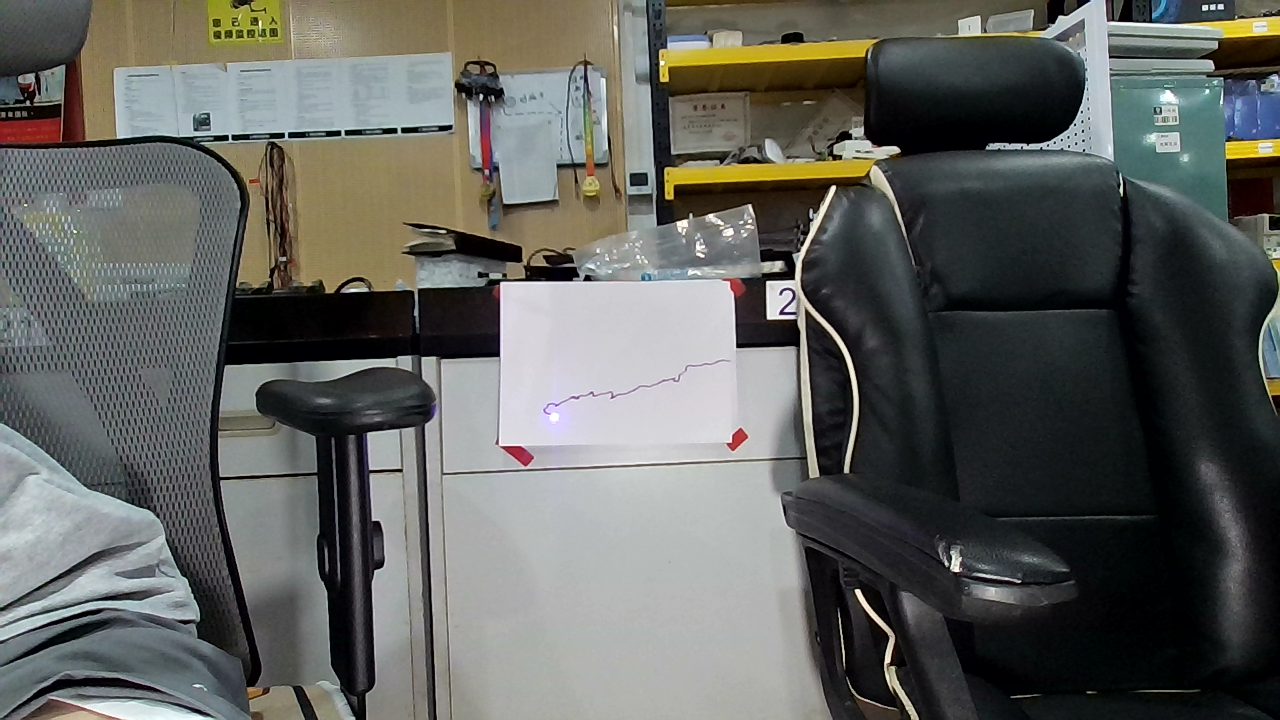
#> input picture opencv/photo_1753685422.png, 1280 x 720 px, given in place of the camera
$ python project1_1.py
#> lines starting #> are read from the running program, lines starting #| are printed output that depends on the picture; after the words box and inside, x2 and y2 are one past the last pixel; in counts of white or black regions, pixels touching at a corner belong together
import cv2
import numpy as np

def is_circle(contour, threshold=0.8):
    area = cv2.contourArea(contour)
    perimeter = cv2.arcLength(contour, True)
    if perimeter == 0:
        return False
    circularity = 4 * np.pi * area / (perimeter * perimeter)
    return circularity > threshold

def main():
    cap = cv2.VideoCapture(0)
    if not cap.isOpened():
        print("摄像头打开失败！")
        return

    while True:
        ret, frame = cap.read()
#> frame is the input picture: shape (720, 1280, 3); mean B, G, R 93.8, 97.9, 96.5
        if not ret:
            print("读取画面失败")
            break

        gray = cv2.cvtColor(frame, cv2.COLOR_BGR2GRAY)
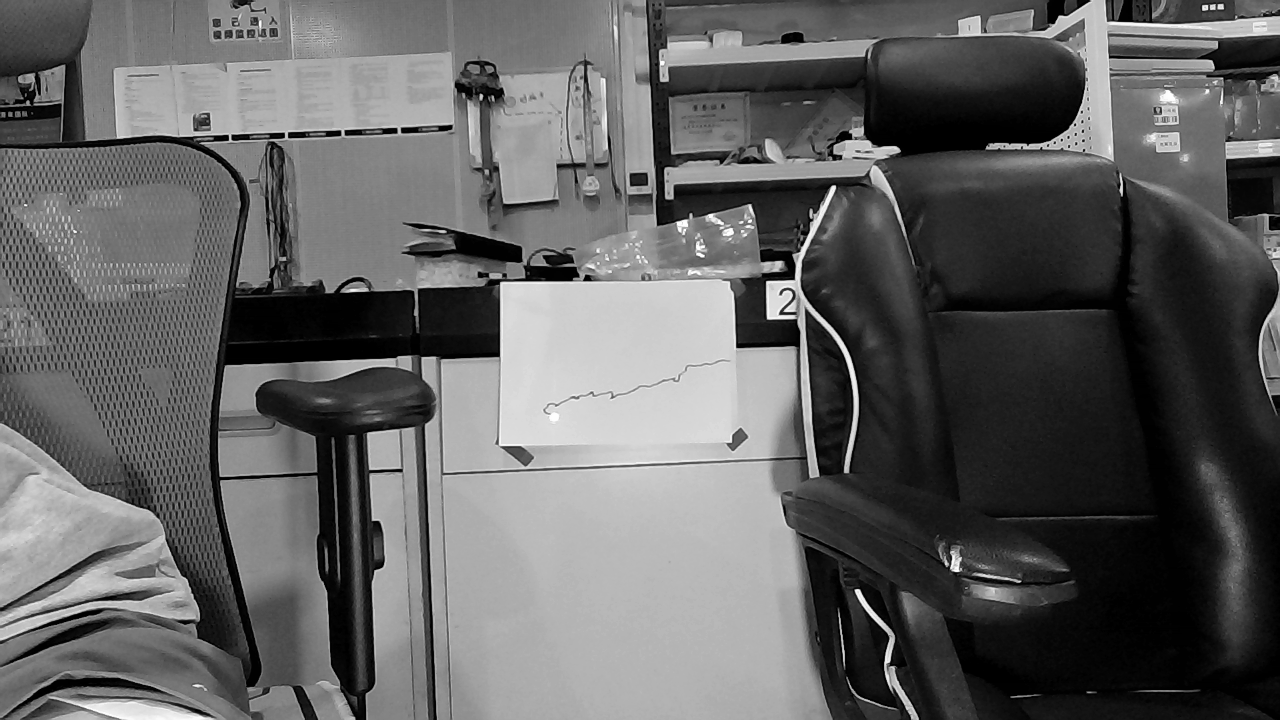
#> gray: shape (720, 1280); min 0, max 255, mean 97
        _, thresh = cv2.threshold(gray, 180, 255, cv2.THRESH_BINARY)
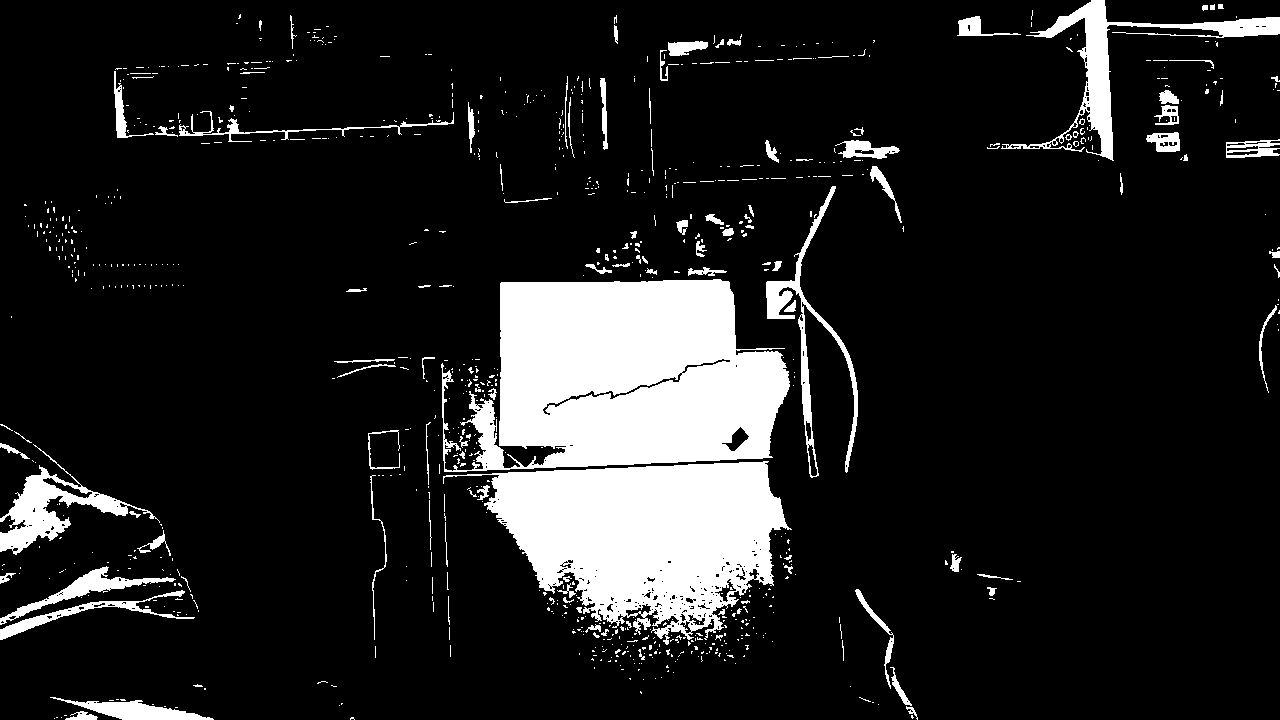
#> thresh: shape (720, 1280); 12.7% white; 887 white regions (770 under 20 px), largest, box (x1, y1, x2, y2) and area: (441, 279, 790, 472) 48197, (443, 461, 792, 645) 35898, (1001, 0, 1280, 161) 5994

        kernel = cv2.getStructuringElement(cv2.MORPH_ELLIPSE, (3, 3))
        clean = cv2.morphologyEx(thresh, cv2.MORPH_OPEN, kernel, iterations=1)
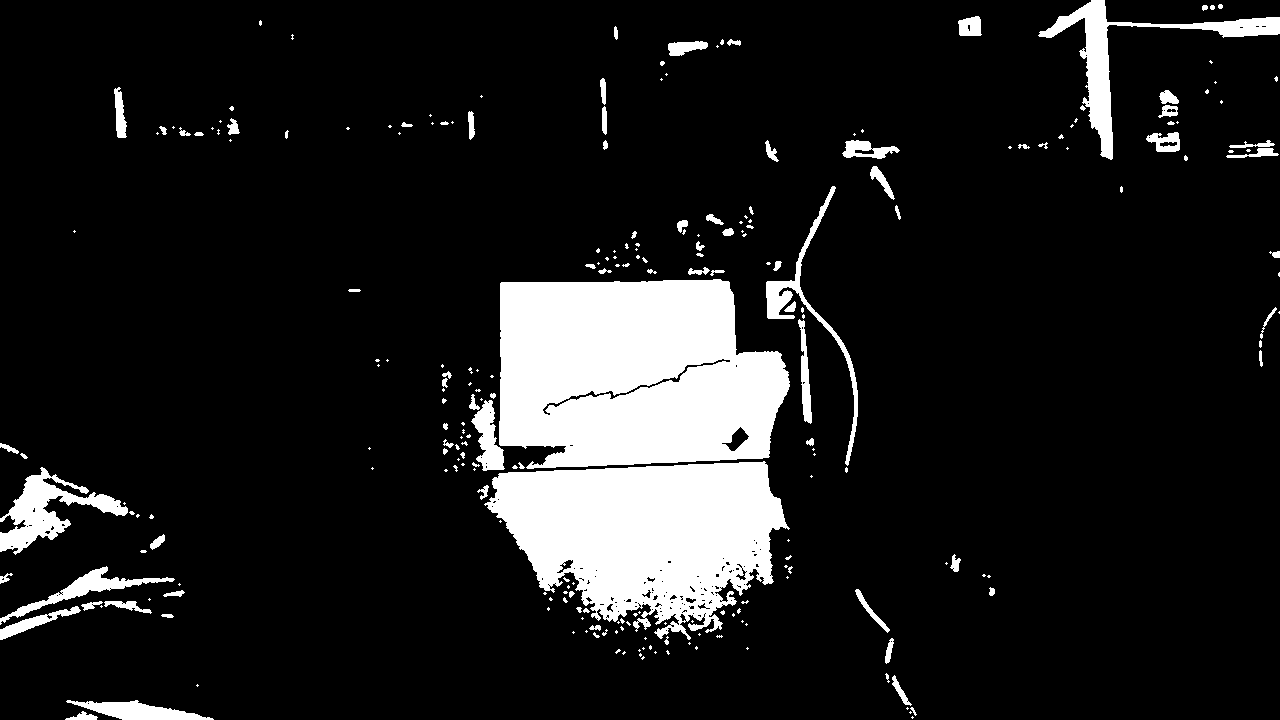
#> clean: shape (720, 1280); 11.7% white; 252 white regions (155 under 20 px)

        contours, _ = cv2.findContours(clean, cv2.RETR_EXTERNAL, cv2.CHAIN_APPROX_SIMPLE)
#> contours = 252 contours, 184 with area under 20; largest, box (x1, y1, x2, y2) and area: (499, 279, 790, 469) 46260, (484, 461, 790, 640) 35166, (1038, 0, 1280, 160) 4920, (0, 467, 128, 555) 3572, (766, 186, 858, 466) 1883

        candidates = []
        for cnt in contours:
            area = cv2.contourArea(cnt)
            if area < 10 or area > 1000:
                continue
            if is_circle(cnt, threshold=0.8):
                candidates.append(cnt)
#> this loop made 252 passes
#> (perimeter in is_circle, circularity in is_circle) on passes 3, 8, 22: (78.28, 0.24), (79.74, 0.281), (59.46, 0.355)
#> after the loop, candidates = 10 contours, all with area under 20

        if candidates:
            best = max(candidates, key=cv2.contourArea)
#> best = contour of 9 points, box (x1, y1, x2, y2) (1202, 5, 1208, 11), area 20
            M = cv2.moments(best)
#> M = moments, m00 19.5, centre m10/m00, m01/m00 = (1204.4, 7.16)
            if M['m00'] != 0:
                cx = int(M['m10'] / M['m00'])
#> cx = 1204
                cy = int(M['m01'] / M['m00'])
#> cy = 7
                # 彩色原图绘制
                cv2.drawContours(frame, [best], -1, (0, 255, 0), 2)
#> frame: shape (720, 1280, 3); 0.01% of pixels changed, all inside (x1, y1, x2, y2) = (1201, 4, 1209, 12)
                cv2.circle(frame, (cx, cy), 5, (0, 0, 255), -1)
#> frame: shape (720, 1280, 3); mean B, G, R 93.8, 97.9, 96.6
                cv2.putText(frame, f"Laser Center: ({cx}, {cy})", (cx + 10, cy),
                            cv2.FONT_HERSHEY_SIMPLEX, 0.6, (0, 0, 255), 2)
#> frame: shape (720, 1280, 3); mean B, G, R 93.8, 97.9, 96.6

                # 二值图转为3通道方便显示彩色文字
                clean_color = cv2.cvtColor(clean, cv2.COLOR_GRAY2BGR)
#> clean_color: shape (720, 1280, 3); 11.7% white; 252 white regions (155 under 20 px), largest, box (x1, y1, x2, y2) and area: (499, 279, 790, 469) 46032, (484, 461, 790, 640) 35242, (1038, 0, 1280, 160) 5319
                cv2.putText(clean_color, f"({cx}, {cy})", (cx + 10, cy),
                            cv2.FONT_HERSHEY_SIMPLEX, 0.6, (255, 255, 255), 2)
            else:
                clean_color = cv2.cvtColor(clean, cv2.COLOR_GRAY2BGR)
        else:
            clean_color = cv2.cvtColor(clean, cv2.COLOR_GRAY2BGR)

        cv2.imshow("Original Frame with Detection", frame)
        cv2.imshow("Gray Frame", gray)
        cv2.imshow("Morphology Open with Coord", clean_color)

        if cv2.waitKey(1) & 0xFF == ord('q'):
#> (key q is pressed here)
            break

    cap.release()
    cv2.destroyAllWindows()

if __name__ == "__main__":
    main()

$ run again, on opencv/MJPG.png
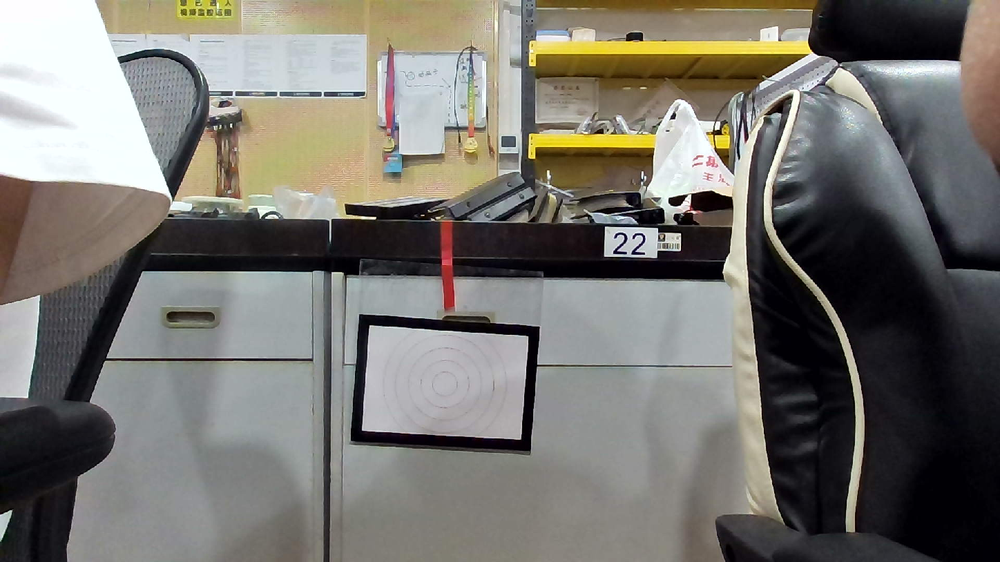
#> input picture opencv/MJPG.png, 1000 x 562 px, shrunk from 1448 x 814 before the run, given in place of the camera
#> in main, frame is the input picture: shape (562, 1000, 3); mean B, G, R 110.2, 116.1, 118.6
#> in main, `_, thresh = cv2.threshold(gray, 180, 255, cv2.THRESH_BINARY)`:
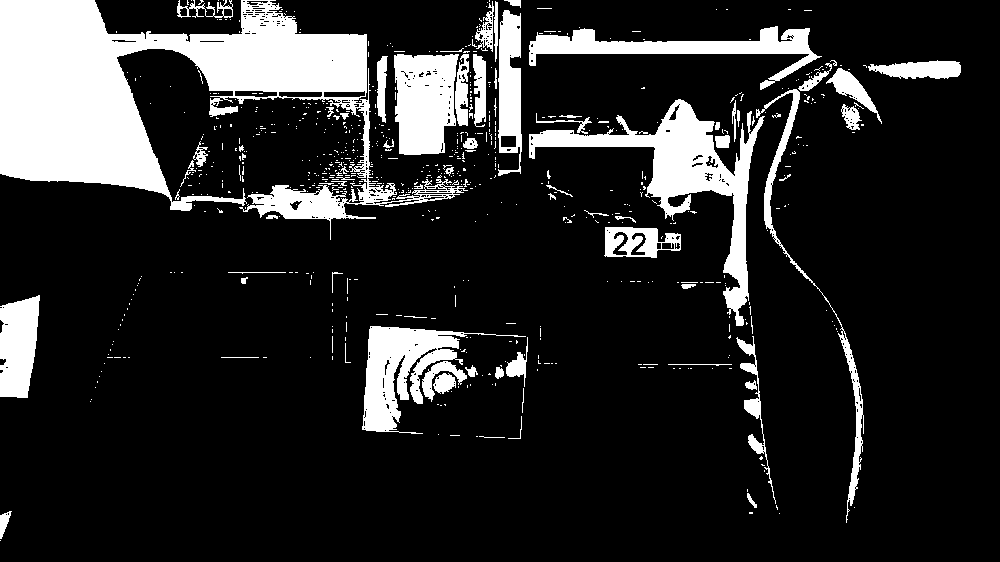
#> thresh: shape (562, 1000); 16.3% white; 696 white regions (623 under 20 px), largest, box (x1, y1, x2, y2) and area: (0, 0, 468, 240) 42154, (529, 99, 765, 326) 10520, (362, 326, 526, 434) 5819
#> clean: shape (562, 1000); 15.1% white; 145 white regions (73 under 20 px)
#> contours = 145 contours, 84 with area under 20; largest, box (x1, y1, x2, y2) and area: (0, 0, 367, 200) 35752, (529, 99, 764, 326) 9937, (362, 326, 465, 432) 5318, (394, 54, 459, 155) 5275, (529, 26, 818, 81) 4596
#> the loop in main, `for cnt in contours:` made 145 passes
#> (perimeter in is_circle, circularity in is_circle) on passes 1, 2, 6, 7, 8, 9, 10, 11: (71.11, 0.326), (35.46, 0.38), (61.25, 0.499), (60.87, 0.761), (29.56, 0.712), (72.08, 0.646), (33.8, 0.682), (30.14, 0.719)
#> after the loop in main, `for cnt in contours:`: candidates = 3 contours, 2 with area under 20; largest, box (x1, y1, x2, y2) and area: (715, 122, 720, 130) 22
#> best = contour of 10 points, box (x1, y1, x2, y2) (715, 122, 720, 130), area 22
#> M = moments, m00 22, centre m10/m00, m01/m00 = (717.1, 125.6)
#> cx = 717
#> cy = 125
#> in main, `cv2.putText(clean_color, f"({cx}, {cy})", (cx + 10, cy), cv2.FONT_HERS..`:
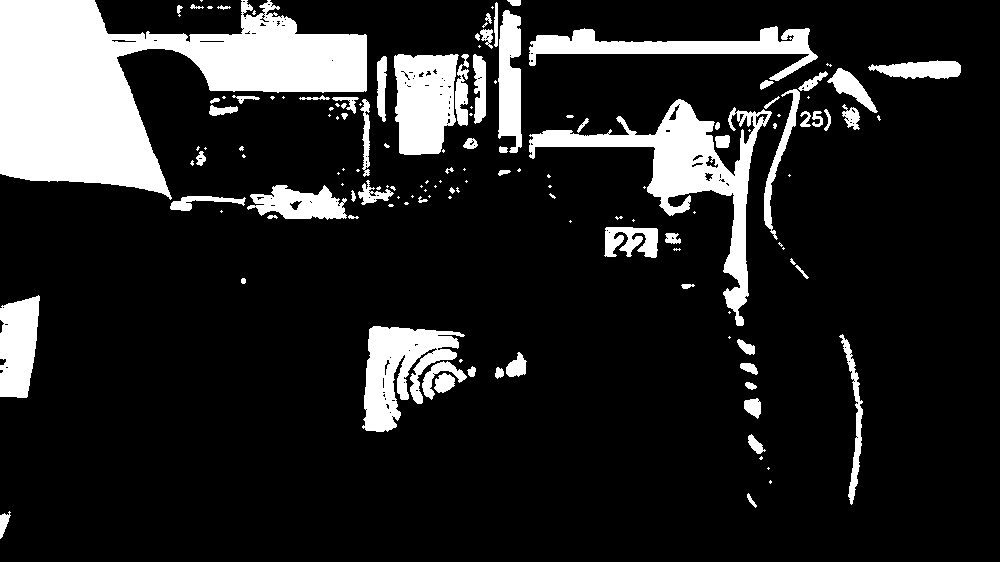
#> clean_color: shape (562, 1000, 3); 15.2% white; 143 white regions (71 under 20 px), largest, box (x1, y1, x2, y2) and area: (0, 0, 367, 200) 36306, (529, 99, 772, 326) 10669, (362, 326, 465, 432) 5585

$ run again, on opencv/YUYU1280*800.png
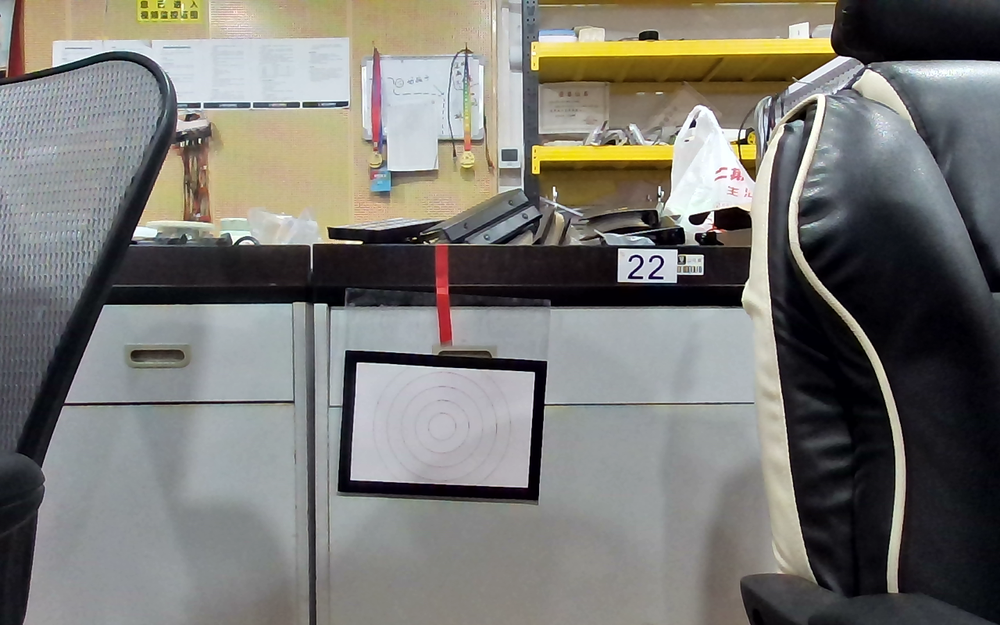
#> input picture opencv/YUYU1280*800.png, 1000 x 625 px, shrunk from 1280 x 800 before the run, given in place of the camera
#> in main, frame is the input picture: shape (625, 1000, 3); mean B, G, R 115.8, 120.5, 121.7
#> in main, `_, thresh = cv2.threshold(gray, 180, 255, cv2.THRESH_BINARY)`:
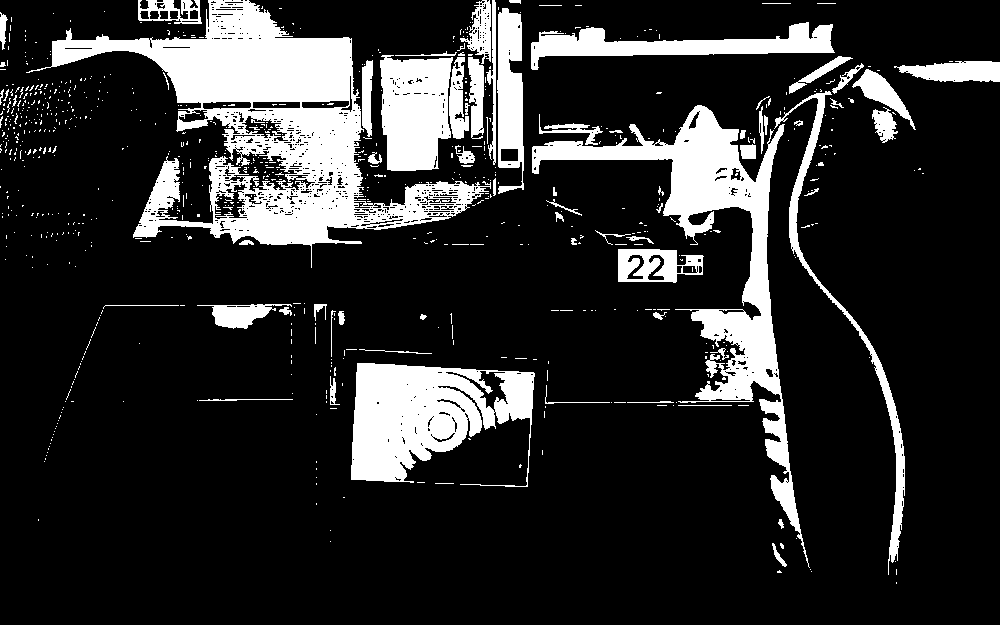
#> thresh: shape (625, 1000); 17.3% white; 751 white regions (678 under 20 px), largest, box (x1, y1, x2, y2) and area: (26, 0, 491, 268) 36365, (532, 105, 810, 568) 19667, (351, 363, 535, 487) 14046
#> clean: shape (625, 1000); 16% white; 179 white regions (110 under 20 px)
#> contours = 178 contours, 115 with area under 20; largest, box (x1, y1, x2, y2) and area: (532, 105, 784, 401) 16651, (52, 0, 354, 104) 15510, (133, 103, 368, 246) 14598, (351, 363, 535, 482) 13492, (380, 55, 453, 171) 6746
#> the loop in main, `for cnt in contours:` made 178 passes
#> (perimeter in is_circle, circularity in is_circle) on passes 4, 7, 8: (58.18, 0.28), (20.97, 0.572), (172.6, 0.303)
#> after the loop in main, `for cnt in contours:`: candidates = 5 contours, 4 with area under 20; largest, box (x1, y1, x2, y2) and area: (740, 144, 756, 159) 183
#> best = contour of 15 points, box (x1, y1, x2, y2) (740, 144, 756, 159), area 183
#> M = moments, m00 183, centre m10/m00, m01/m00 = (747.9, 151.3)
#> cx = 747
#> cy = 151
#> in main, `cv2.putText(clean_color, f"({cx}, {cy})", (cx + 10, cy), cv2.FONT_HERS..`:
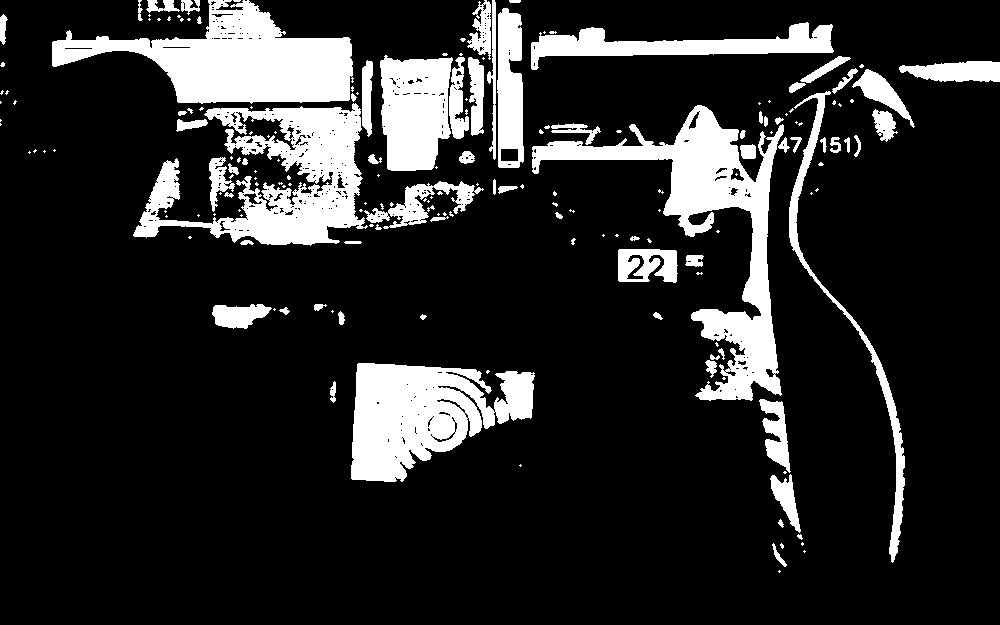
#> clean_color: shape (625, 1000, 3); 16.1% white; 183 white regions (109 under 20 px), largest, box (x1, y1, x2, y2) and area: (532, 105, 784, 401) 17149, (52, 0, 354, 104) 15797, (133, 103, 368, 246) 14783
